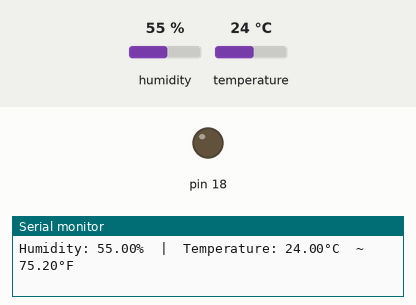
This sketch was run on a simulated Arduino Mega 2560, built with avr-gcc and run on an emulated ATmega2560. Shown: output pins drawn as LEDs (lit = HIGH), the last lines printed to the serial monitor. The inputs (shaded band) are chosen by the test bench; at power-on: temperature 24 °C, humidity 55 %.

Above: at 2.8 s.
2.9 s: temperature set to 39 °C
5.6 s: temperature set to 42 °C
At 7.0 s:
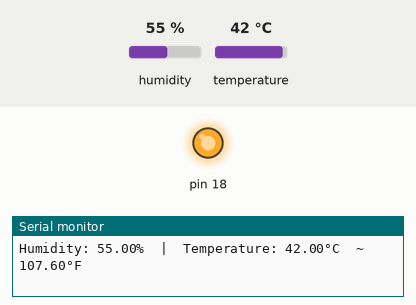
14.3 s: temperature set to 41 °C
Timing chart, 0 to 21.2 s (numbered marks = the images above; inputs shaded):
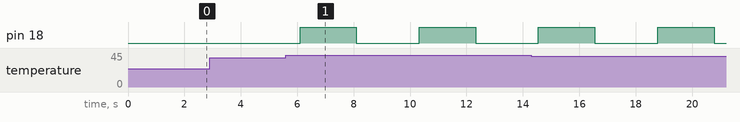

Measured:
- the behaviour switches between 40 and 41 °C on temperature (found by bisection; images 0 and 1)
- after the input at 5.6 s, pin 18: alternates HIGH for 2.0 s and LOW for 2.2 s, starting after 0.50 s

The sketch:

chapter_22_DHT_11_.ino
```cpp
#include <DHT.h>
#define DHT_SENSOR_PIN  23
#define DHT_SENSOR_TYPE DHT11
DHT dht_sensor(DHT_SENSOR_PIN, DHT_SENSOR_TYPE);
void setup() {
  Serial.begin(9600);
  pinMode(18,OUTPUT);
  dht_sensor.begin();
}

void loop() {

  float humi  = dht_sensor.readHumidity();
  // read temperature in Celsius
  float tempC = dht_sensor.readTemperature();
  // read temperature in Fahrenheit
  float tempF = dht_sensor.readTemperature(true);

  // check whether the reading is successful or not
  if ( isnan(tempC) || isnan(tempF) || isnan(humi)) {
    Serial.println("Failed to read from DHT sensor!");
  } else {
    Serial.print("Humidity: ");
    Serial.print(humi);
    Serial.print("%");

    Serial.print("  |  ");

    Serial.print("Temperature: ");
    Serial.print(tempC);
    Serial.print("°C  ~  ");
    Serial.print(tempF);
    Serial.println("°F");
  }
  if(tempC>40){
    digitalWrite(18,HIGH);
    delay(2000);
    digitalWrite(18,LOW);
    delay(200);
  }

  // wait a 2 seconds between readings
  delay(2000);
}
```
